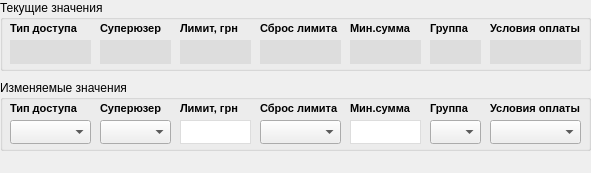
     <widget class="QWidget" name="page_2">
      <property name="geometry">
       <rect>
        <x>0</x>
        <y>0</y>
        <width>591</width>
        <height>173</height>
       </rect>
      </property>
      <attribute name="label">
       <string>Изменение данных пользователя</string>
      </attribute>
      <widget class="QGroupBox" name="groupBox_6">
       <property name="geometry">
        <rect>
         <x>0</x>
         <y>0</y>
         <width>591</width>
         <height>71</height>
        </rect>
       </property>
       <property name="styleSheet">
        <string notr="true"/>
       </property>
       <property name="title">
        <string>Текущие значения</string>
       </property>
       <widget class="QLabel" name="label_15">
        <property name="geometry">
         <rect>
          <x>10</x>
          <y>20</y>
          <width>81</width>
          <height>16</height>
         </rect>
        </property>
        <property name="styleSheet">
         <string notr="true">font-size:11px;
font-weight:bold;</string>
        </property>
        <property name="text">
         <string>Тип доступа</string>
        </property>
       </widget>
       <widget class="QLineEdit" name="lineEdit_AccessType">
        <property name="geometry">
         <rect>
          <x>10</x>
          <y>40</y>
          <width>81</width>
          <height>24</height>
         </rect>
        </property>
        <property name="autoFillBackground">
         <bool>false</bool>
        </property>
        <property name="styleSheet">
         <string notr="true">padding-left:5px;
font-size:11px;
background-color:#DDDDDD;
border:none;</string>
        </property>
        <property name="inputMethodHints">
         <set>Qt::ImhNone</set>
        </property>
        <property name="readOnly">
         <bool>true</bool>
        </property>
        <property name="placeholderText">
         <string/>
        </property>
        <property name="clearButtonEnabled">
         <bool>false</bool>
        </property>
       </widget>
       <widget class="QLineEdit" name="lineEdit_isSuperUser">
        <property name="geometry">
         <rect>
          <x>100</x>
          <y>40</y>
          <width>71</width>
          <height>24</height>
         </rect>
        </property>
        <property name="autoFillBackground">
         <bool>false</bool>
        </property>
        <property name="styleSheet">
         <string notr="true">padding-left:5px;
font-size:11px;
background-color:#DDDDDD;
border:none;</string>
        </property>
        <property name="inputMethodHints">
         <set>Qt::ImhNone</set>
        </property>
        <property name="readOnly">
         <bool>true</bool>
        </property>
        <property name="placeholderText">
         <string/>
        </property>
        <property name="clearButtonEnabled">
         <bool>false</bool>
        </property>
       </widget>
       <widget class="QLabel" name="label_16">
        <property name="geometry">
         <rect>
          <x>100</x>
          <y>20</y>
          <width>71</width>
          <height>16</height>
         </rect>
        </property>
        <property name="styleSheet">
         <string notr="true">font-size:11px;
font-weight:bold;</string>
        </property>
        <property name="text">
         <string>Суперюзер</string>
        </property>
       </widget>
       <widget class="QLineEdit" name="lineEdit_userCreateRequestLimit">
        <property name="geometry">
         <rect>
          <x>180</x>
          <y>40</y>
          <width>71</width>
          <height>24</height>
         </rect>
        </property>
        <property name="autoFillBackground">
         <bool>false</bool>
        </property>
        <property name="styleSheet">
         <string notr="true">padding-left:5px;
font-size:11px;
background-color:#DDDDDD;
border:none;</string>
        </property>
        <property name="inputMethodHints">
         <set>Qt::ImhNone</set>
        </property>
        <property name="readOnly">
         <bool>true</bool>
        </property>
        <property name="placeholderText">
         <string/>
        </property>
        <property name="clearButtonEnabled">
         <bool>false</bool>
        </property>
       </widget>
       <widget class="QLabel" name="label_17">
        <property name="geometry">
         <rect>
          <x>180</x>
          <y>20</y>
          <width>71</width>
          <height>16</height>
         </rect>
        </property>
        <property name="styleSheet">
         <string notr="true">font-size:11px;
font-weight:bold;
</string>
        </property>
        <property name="text">
         <string>Лимит, грн</string>
        </property>
       </widget>
       <widget class="QLineEdit" name="lineEdit_resetCreateRequestLimit">
        <property name="geometry">
         <rect>
          <x>260</x>
          <y>40</y>
          <width>81</width>
          <height>24</height>
         </rect>
        </property>
        <property name="autoFillBackground">
         <bool>false</bool>
        </property>
        <property name="styleSheet">
         <string notr="true">padding-left:5px;
font-size:11px;
background-color:#DDDDDD;
border:none;</string>
        </property>
        <property name="inputMethodHints">
         <set>Qt::ImhNone</set>
        </property>
        <property name="readOnly">
         <bool>true</bool>
        </property>
        <property name="placeholderText">
         <string/>
        </property>
        <property name="clearButtonEnabled">
         <bool>false</bool>
        </property>
       </widget>
       <widget class="QLabel" name="label_18">
        <property name="geometry">
         <rect>
          <x>260</x>
          <y>20</y>
          <width>81</width>
          <height>16</height>
         </rect>
        </property>
        <property name="styleSheet">
         <string notr="true">font-weight:bold;
font-size:11px;
</string>
        </property>
        <property name="text">
         <string>Сброс лимита</string>
        </property>
       </widget>
       <widget class="QLineEdit" name="lineEdit_userApproveNeededLimit">
        <property name="geometry">
         <rect>
          <x>350</x>
          <y>40</y>
          <width>71</width>
          <height>24</height>
         </rect>
        </property>
        <property name="autoFillBackground">
         <bool>false</bool>
        </property>
        <property name="styleSheet">
         <string notr="true">padding-left:5px;
font-size:11px;
background-color:#DDDDDD;
border:none;</string>
        </property>
        <property name="inputMethodHints">
         <set>Qt::ImhNone</set>
        </property>
        <property name="readOnly">
         <bool>true</bool>
        </property>
        <property name="placeholderText">
         <string/>
        </property>
        <property name="clearButtonEnabled">
         <bool>false</bool>
        </property>
       </widget>
       <widget class="QLabel" name="label_19">
        <property name="geometry">
         <rect>
          <x>350</x>
          <y>20</y>
          <width>61</width>
          <height>16</height>
         </rect>
        </property>
        <property name="styleSheet">
         <string notr="true">font-size:11px;
font-weight:bold;</string>
        </property>
        <property name="text">
         <string>Мин.сумма</string>
        </property>
       </widget>
       <widget class="QLineEdit" name="lineEdit_GroupID">
        <property name="geometry">
         <rect>
          <x>430</x>
          <y>40</y>
          <width>51</width>
          <height>24</height>
         </rect>
        </property>
        <property name="autoFillBackground">
         <bool>false</bool>
        </property>
        <property name="styleSheet">
         <string notr="true">padding-left:5px;
font-size:11px;
background-color:#DDDDDD;
border:none;</string>
        </property>
        <property name="inputMethodHints">
         <set>Qt::ImhNone</set>
        </property>
        <property name="readOnly">
         <bool>true</bool>
        </property>
        <property name="placeholderText">
         <string/>
        </property>
        <property name="clearButtonEnabled">
         <bool>false</bool>
        </property>
       </widget>
       <widget class="QLabel" name="label_20">
        <property name="geometry">
         <rect>
          <x>430</x>
          <y>20</y>
          <width>51</width>
          <height>16</height>
         </rect>
        </property>
        <property name="styleSheet">
         <string notr="true">font-size:11px;
font-weight:bold;
</string>
        </property>
        <property name="text">
         <string>Группа</string>
        </property>
       </widget>
       <widget class="QLabel" name="label_21">
        <property name="geometry">
         <rect>
          <x>490</x>
          <y>20</y>
          <width>101</width>
          <height>16</height>
         </rect>
        </property>
        <property name="styleSheet">
         <string notr="true">font-size:11px;
font-weight:bold;</string>
        </property>
        <property name="text">
         <string>Условия оплаты</string>
        </property>
       </widget>
       <widget class="QLineEdit" name="lineEdit_PayConditions">
        <property name="geometry">
         <rect>
          <x>490</x>
          <y>40</y>
          <width>91</width>
          <height>24</height>
         </rect>
        </property>
        <property name="autoFillBackground">
         <bool>false</bool>
        </property>
        <property name="styleSheet">
         <string notr="true">padding-left:5px;
font-size:11px;
background-color:#DDDDDD;
border:none;</string>
        </property>
        <property name="inputMethodHints">
         <set>Qt::ImhNone</set>
        </property>
        <property name="readOnly">
         <bool>true</bool>
        </property>
        <property name="placeholderText">
         <string/>
        </property>
        <property name="clearButtonEnabled">
         <bool>false</bool>
        </property>
       </widget>
      </widget>
      <widget class="QGroupBox" name="groupBox_7">
       <property name="geometry">
        <rect>
         <x>0</x>
         <y>80</y>
         <width>591</width>
         <height>71</height>
        </rect>
       </property>
       <property name="styleSheet">
        <string notr="true"/>
       </property>
       <property name="title">
        <string>Изменяемые значения</string>
       </property>
       <widget class="QLabel" name="label_29">
        <property name="geometry">
         <rect>
          <x>10</x>
          <y>20</y>
          <width>81</width>
          <height>16</height>
         </rect>
        </property>
        <property name="styleSheet">
         <string notr="true">font-size:11px;
font-weight:bold;
</string>
        </property>
        <property name="text">
         <string>Тип доступа</string>
        </property>
       </widget>
       <widget class="QLabel" name="label_30">
        <property name="geometry">
         <rect>
          <x>100</x>
          <y>20</y>
          <width>71</width>
          <height>16</height>
         </rect>
        </property>
        <property name="styleSheet">
         <string notr="true">font-size:11px;
font-weight:bold;
</string>
        </property>
        <property name="text">
         <string>Суперюзер</string>
        </property>
       </widget>
       <widget class="QLineEdit" name="lineEdit_userCreateRequestLimit_Update">
        <property name="geometry">
         <rect>
          <x>180</x>
          <y>40</y>
          <width>71</width>
          <height>24</height>
         </rect>
        </property>
        <property name="autoFillBackground">
         <bool>false</bool>
        </property>
        <property name="styleSheet">
         <string notr="true">padding-left:5px;
font-size:11px;
background-color:#FFF;
border:1px solid #DDD;</string>
        </property>
        <property name="inputMethodHints">
         <set>Qt::ImhNone</set>
        </property>
        <property name="readOnly">
         <bool>false</bool>
        </property>
        <property name="placeholderText">
         <string/>
        </property>
        <property name="clearButtonEnabled">
         <bool>false</bool>
        </property>
       </widget>
       <widget class="QLabel" name="label_31">
        <property name="geometry">
         <rect>
          <x>180</x>
          <y>20</y>
          <width>71</width>
          <height>16</height>
         </rect>
        </property>
        <property name="styleSheet">
         <string notr="true">font-size:11px;
font-weight:bold;
</string>
        </property>
        <property name="text">
         <string>Лимит, грн</string>
        </property>
       </widget>
       <widget class="QLabel" name="label_32">
        <property name="geometry">
         <rect>
          <x>260</x>
          <y>20</y>
          <width>81</width>
          <height>16</height>
         </rect>
        </property>
        <property name="styleSheet">
         <string notr="true">font-weight:bold;
font-size:11px;
</string>
        </property>
        <property name="text">
         <string>Сброс лимита</string>
        </property>
       </widget>
       <widget class="QLabel" name="label_33">
        <property name="geometry">
         <rect>
          <x>350</x>
          <y>20</y>
          <width>61</width>
          <height>16</height>
         </rect>
        </property>
        <property name="styleSheet">
         <string notr="true">font-size:11px;
font-weight:bold;</string>
        </property>
        <property name="text">
         <string>Мин.сумма</string>
        </property>
       </widget>
       <widget class="QLabel" name="label_34">
        <property name="geometry">
         <rect>
          <x>430</x>
          <y>20</y>
          <width>51</width>
          <height>16</height>
         </rect>
        </property>
        <property name="styleSheet">
         <string notr="true">font-size:11px;
font-weight:bold;
</string>
        </property>
        <property name="text">
         <string>Группа</string>
        </property>
       </widget>
       <widget class="QLabel" name="label_35">
        <property name="geometry">
         <rect>
          <x>490</x>
          <y>20</y>
          <width>101</width>
          <height>16</height>
         </rect>
        </property>
        <property name="styleSheet">
         <string notr="true">font-size:11px;
font-weight:bold;
</string>
        </property>
        <property name="text">
         <string>Условия оплаты</string>
        </property>
       </widget>
       <widget class="QComboBox" name="comboBox_AccessType">
        <property name="geometry">
         <rect>
          <x>10</x>
          <y>40</y>
          <width>81</width>
          <height>24</height>
         </rect>
        </property>
        <property name="currentText">
         <string/>
        </property>
       </widget>
       <widget class="QComboBox" name="comboBox_GroupID">
        <property name="geometry">
         <rect>
          <x>430</x>
          <y>40</y>
          <width>51</width>
          <height>24</height>
         </rect>
        </property>
       </widget>
       <widget class="QComboBox" name="comboBox_isSuperUser">
        <property name="geometry">
         <rect>
          <x>100</x>
          <y>40</y>
          <width>71</width>
          <height>24</height>
         </rect>
        </property>
        <property name="currentText">
         <string/>
        </property>
       </widget>
       <widget class="QComboBox" name="comboBox_resetCreateRequestLimit">
        <property name="geometry">
         <rect>
          <x>260</x>
          <y>40</y>
          <width>81</width>
          <height>24</height>
         </rect>
        </property>
        <property name="currentText">
         <string/>
        </property>
       </widget>
       <widget class="QLineEdit" name="lineEdit_userApproveNeededLimit_Update">
        <property name="geometry">
         <rect>
          <x>350</x>
          <y>40</y>
          <width>71</width>
          <height>24</height>
         </rect>
        </property>
        <property name="autoFillBackground">
         <bool>false</bool>
        </property>
        <property name="styleSheet">
         <string notr="true">padding-left:5px;
font-size:11px;
background-color:#FFF;
border:1px solid #DDD;</string>
        </property>
        <property name="inputMethodHints">
         <set>Qt::ImhNone</set>
        </property>
        <property name="readOnly">
         <bool>false</bool>
        </property>
        <property name="placeholderText">
         <string/>
        </property>
        <property name="clearButtonEnabled">
         <bool>false</bool>
        </property>
       </widget>
       <widget class="QComboBox" name="comboBox_PayConditions">
        <property name="geometry">
         <rect>
          <x>490</x>
          <y>40</y>
          <width>91</width>
          <height>24</height>
         </rect>
        </property>
       </widget>
      </widget>
     </widget>
